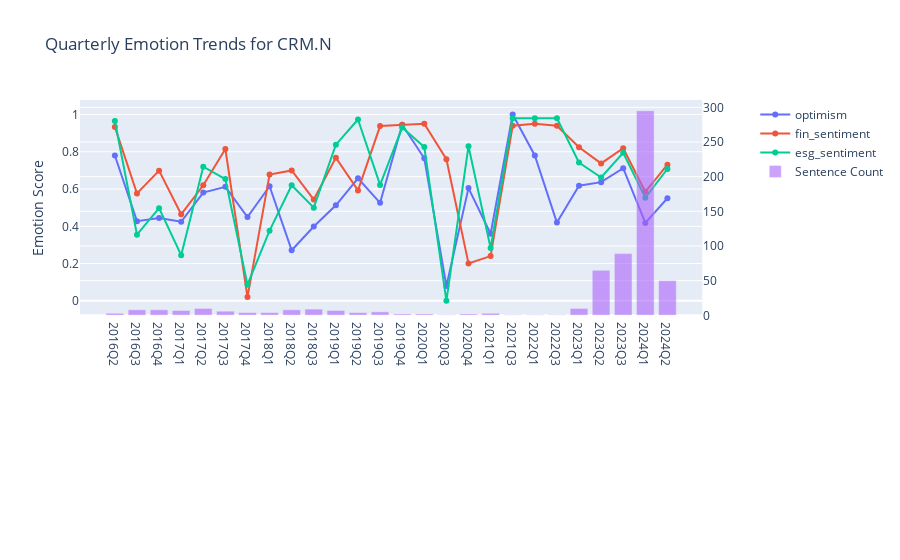

Notebook source saved alongside this figure:
### Markdown cell above
According to the graph, Salesforce (CRM.N) has the most AI mentions during 2024Q1, however, it is not the most optimistic company around AI amongst the top 10. Below we demonstrate also how the nmber of mentions, emotions and sentiments changed over time for Salesforce. Please note, that the metrics can be updated if interested in the trends of the rest of the emotions, sentiments and the companies.

### Code cell
company = 'CRM.N'
data  = events_by_company[events_by_company['Instrument'] == company]
metrics = [       
    'emotions.optimism',
    'analysis.fin_sentiment','analysis.esg_sentiment'
    ]

plot_metric_and_sentence_trends(data, metrics, name = company)

### Figure 1 — Plotly figure (JSON) as saved in the notebook; plotly's stock layout.template omitted (floating-point values rounded to 4 significant figures)
{"data": [{"mode": "lines+markers", "name": "optimism", "type": "scatter", "x": ["2016Q2", "2016Q3", "2016Q4", "2017Q1", "2017Q2", "2017Q3", "2017Q4", "2018Q1", "2018Q2", "2018Q3", "2019Q1", "2019Q2", "2019Q3", "2019Q4", "2020Q1", "2020Q3", "2020Q4", "2021Q1", "2021Q3", "2022Q1", "2022Q3", "2023Q1", "2023Q2", "2023Q3", "2024Q1", "2024Q2"], "xaxis": "x", "y": [0.78, 0.4275, 0.445, 0.4243, 0.581, 0.6117, 0.45, 0.615, 0.2712, 0.3989, 0.5129, 0.6575, 0.526, 0.945, 0.765, 0.08, 0.605, 0.36, 1, 0.78, 0.42, 0.618, 0.637, 0.7122, 0.4181, 0.5506], "yaxis": "y"}, {"mode": "lines+markers", "name": "fin_sentiment", "type": "scatter", "x": ["2016Q2", "2016Q3", "2016Q4", "2017Q1", "2017Q2", "2017Q3", "2017Q4", "2018Q1", "2018Q2", "2018Q3", "2019Q1", "2019Q2", "2019Q3", "2019Q4", "2020Q1", "2020Q3", "2020Q4", "2021Q1", "2021Q3", "2022Q1", "2022Q3", "2023Q1", "2023Q2", "2023Q3", "2024Q1", "2024Q2"], "xaxis": "x", "y": [0.9333, 0.5762, 0.6987, 0.4643, 0.62, 0.815, 0.02, 0.6775, 0.7, 0.5433, 0.7686, 0.5925, 0.938, 0.945, 0.95, 0.76, 0.2, 0.24, 0.94, 0.95, 0.94, 0.824, 0.7375, 0.8189, 0.5851, 0.731], "yaxis": "y"}, {"mode": "lines+markers", "name": "esg_sentiment", "type": "scatter", "x": ["2016Q2", "2016Q3", "2016Q4", "2017Q1", "2017Q2", "2017Q3", "2017Q4", "2018Q1", "2018Q2", "2018Q3", "2019Q1", "2019Q2", "2019Q3", "2019Q4", "2020Q1", "2020Q3", "2020Q4", "2021Q1", "2021Q3", "2022Q1", "2022Q3", "2023Q1", "2023Q2", "2023Q3", "2024Q1", "2024Q2"], "xaxis": "x", "y": [0.965, 0.355, 0.4975, 0.245, 0.72, 0.6533, 0.08667, 0.3767, 0.62, 0.5, 0.838, 0.9733, 0.622, 0.93, 0.825, 0, 0.83, 0.2833, 0.98, 0.98, 0.98, 0.7425, 0.6621, 0.7948, 0.5536, 0.7075], "yaxis": "y"}, {"name": "Sentence Count", "opacity": 0.6, "type": "bar", "x": ["2016Q2", "2016Q3", "2016Q4", "2017Q1", "2017Q2", "2017Q3", "2017Q4", "2018Q1", "2018Q2", "2018Q3", "2019Q1", "2019Q2", "2019Q3", "2019Q4", "2020Q1", "2020Q3", "2020Q4", "2021Q1", "2021Q3", "2022Q1", "2022Q3", "2023Q1", "2023Q2", "2023Q3", "2024Q1", "2024Q2"], "xaxis": "x", "y": [3, 8, 8, 7, 10, 6, 4, 4, 8, 9, 7, 4, 5, 2, 2, 1, 2, 3, 1, 1, 1, 10, 65, 89, 295, 50], "yaxis": "y2"}], "layout": {"autosize": true, "title": {"text": "Quarterly Emotion Trends for CRM.N"}, "xaxis": {"anchor": "y", "autorange": true, "domain": [0, 0.94], "range": [-1.503, 26.5], "type": "category"}, "xaxis2": {"anchor": "y3", "domain": [0, 0.94]}, "yaxis": {"anchor": "x", "autorange": true, "domain": [0.4333, 1], "range": [-0.06905, 1.069], "title": {"text": "Emotion Score"}, "type": "linear"}, "yaxis2": {"anchor": "x", "autorange": true, "overlaying": "y", "range": [0, 310.5], "side": "right", "type": "linear"}, "yaxis3": {"anchor": "x2", "domain": [0, 0.2833]}}}
